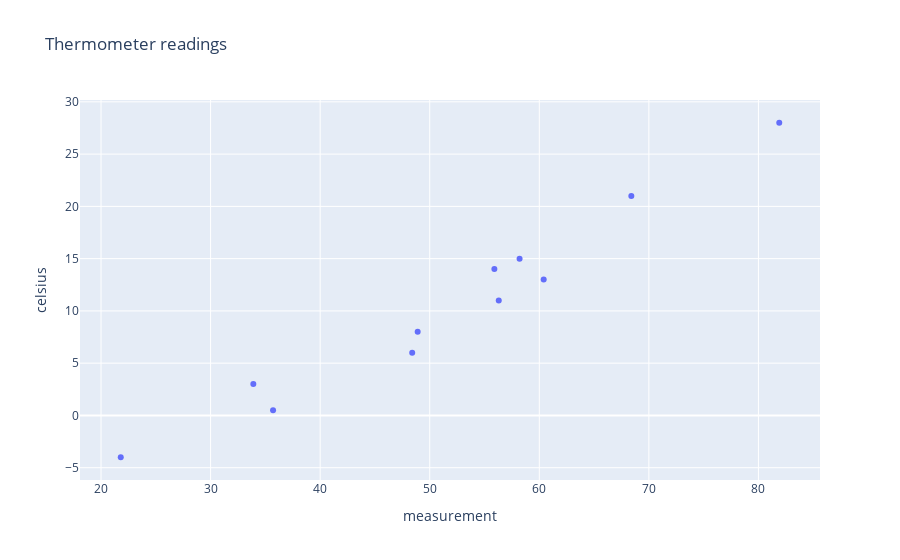

Notebook cell for this chart:
### Code cell
# Now first we would plot and visualize the data
px.scatter(x = t_u, y = t_c, labels={'x':'measurement', 'y':'celsius'}, title='Thermometer readings')

### Figure 1 — Plotly figure (JSON) as saved in the notebook; plotly's stock layout.template omitted (floating-point values rounded to 4 significant figures)
{"data": [{"hovertemplate": "measurement=%{x}<br>celsius=%{y}<extra></extra>", "legendgroup": "", "marker": {"color": "#636efa", "symbol": "circle"}, "mode": "markers", "name": "", "orientation": "v", "showlegend": false, "type": "scatter", "x": [35.7, 55.9, 58.2, 81.9, 56.3, 48.9, 33.9, 21.8, 48.4, 60.4, 68.4], "xaxis": "x", "y": [0.5, 14, 15, 28, 11, 8, 3, -4, 6, 13, 21], "yaxis": "y"}], "layout": {"legend": {"tracegroupgap": 0}, "title": {"text": "Thermometer readings"}, "xaxis": {"anchor": "y", "domain": [0, 1], "title": {"text": "measurement"}}, "yaxis": {"anchor": "x", "domain": [0, 1], "title": {"text": "celsius"}}}}
